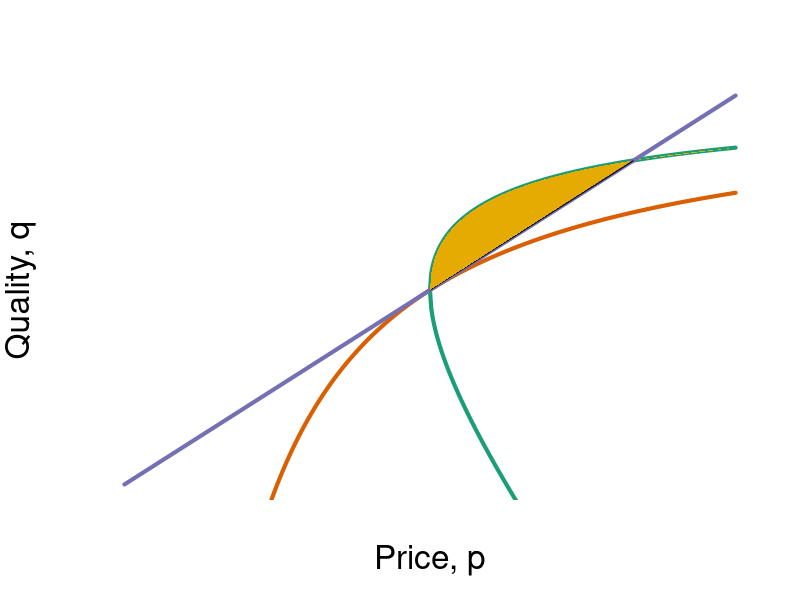

This chart was generated by the following R code: (Note: this script raises an error after producing the figure.)
require(ggplot2)
require(shape)
pdf(file = "brf.pdf", width = 9, height = 6)
brfFn <- function(p, delta = 5) {
  1 - (2 * delta) /p
}

isovhigh <- function(p, delta = 5, v = 20){
  (sqrt(p^2 - 4 * delta * v) - p + 2*v)/( 2 * v )
}

isovlow <- function(p, delta = 5, v = 20){
  (-sqrt(p^2 - 4 * delta * v) - p + 2*v)/( 2 * v )
}

solowCondition <- function(p, delta = 5){
  (p*(1/(8*delta)))
}

COL <- c("#1B9E77", "#D95F02", "#7570B3", "#E7298A", "#66A61E", "#E6AB02", "#A6761D", "#666666")
par(mar =  c(5, 5, 4, 2))
xlims <- c(0, 40)
ylims <- c(0, 1)


plot(0, 0, xlim = xlims, ylim = ylims, type = "n",
     xlab = expression(paste("Price, ", p)),
     ylab = expression(paste("Quality, ", q)),
     xaxt = "n", yaxt = "n", cex.lab = 2, bty = "n")

npts <- 500 
npts2 <- 501
xx1 <- seq(xlims[1], xlims[2], length.out = npts)
xx2 <- seq(xlims[2], length.out = npts)
xx3 <- seq(xlims[1], xlims[2], length.out = npts2)
#yy1 <- isovhigh(xx3, delta = 5, v = 20)
lines(xx1, brfFn(xx1), col = COL[2], lwd = 4)
lines(xx3, isovhigh(xx3, delta = 5), col = COL[1], lwd = 4)
lines(xx3, isovlow(xx3, delta = 5), col = COL[1], lwd = 4)
lines(xx1, solowCondition(xx1, delta = 5), col = COL[3], lwd = 4)


#For the polygon need the intersection of v and iso-profit
#(2p - 40)^2 = p^2 - 400
#4p^2 - 160p + 1600 = p^2 - 400
#3p^2 - 160p + 2000 = 0
#p = 20 or p = 100/3 = 33.3 
# => q = (1/40)*33.3 = 0.8325

xplens <- seq(20, 33.3, 0.01)
yplens <- seq(0.5, 0.8325, 0.0002498122)
polygon(xplens, yplens, col = "black", density=NULL)
yy1 <- isovhigh(xx3, delta = 5, v = 20)
#Below, note I have gone to number 416 because at that observation we can 
#find the closest outcome to the intersection of the curves. Serves fine 
#for the relevant polygon
polygon(c(xx3, xx3[416]), c(yy1, yy1[416]), col = COL[6], density=NULL, border = NA)
yblah <- seq(yy1[1], min(yy1), -.01)
polygon(c(xx1, min(xx1)), c(yy1, min(yy1)), col = COL[2], density=NULL,
        border = NA)
#x.shade <- c(20, 21, 22, 23, 24)
#y.shade <- c(0.5, 0.625, 0.65, 0.675, 0.7)
#polygon(x.shade, y.shade, col = "black", density=NULL)
#polygon(c(x.shade, rev(x.shade)), c(y.shade, rev(y.shade)), col = "black", density=NULL, border = NA)

#Pareto improving lens
xplens <- seq(20, 24.6282, 0.01)
yplens <- seq(0.5, 0.616705, 0.01)
#polygon(c(xx3, rev(xx3)), c(yy1, rev(yy1)),  col = "black", density=NULL, border = NA)
#polygon( c(xplens, rev(xplens[1])), c(yplens, rev(yplens[1])), col = COL[3], density = NULL, border = NA)
# polygon(c(isovhigh, solowCondition), c(), col = COL[2], density=NULL, border = NA)
# polygon(c(xx1, xlims[1]), c(yy1, rev(yy1)[1]), col = COL[2], density=NULL, border = NA)

ticksy <- c(0, 0.5, 1)
ylabels <- c(0, expression(paste(frac(1,2))), 1)
ticksx <- c(0, 10, 20, 40)
xlabels <- c(0, expression(paste(2*delta)), expression(paste(4*delta)), 40)
axis(1, at = ticksx, pos = 0, labels = xlabels)
axis(2, at = ticksy, pos = 0, labels = ylabels, las = 1)

#Annotation of the three graphs and the NE
text(5, 0.3, expression(paste("Principal's BR ", frac(q, p) ," = ", frac(1, 4*delta))))
text(35, 0.62, expression(paste("BRF q = ", 1 - frac(2*delta, p))))
text(28, 0.1, expression(paste("Iso-v curve v = ", v,"*")))
text(19, 0.55, expression(paste("NE")))

#Lines for the coordinates of the Nash equilbrium
segments(20, 0, 20, 0.5, lty = 2, col = "darkgray")
segments(0, 0.5, 20, 0.5, lty = 2, col = "darkgray")

#Add a point for the NE
points(20, 0.5, pch = 16, col = "black", cex = 1.5)

#Arrow to Pareto-improving Lens
Arrows(20, 0.8, 23.8, 0.68, col = "black", lty = 1, lwd = 3, angle = 30)
text(20, 0.815, expression(paste("Pareto-Improving Lens")))

dev.off()

